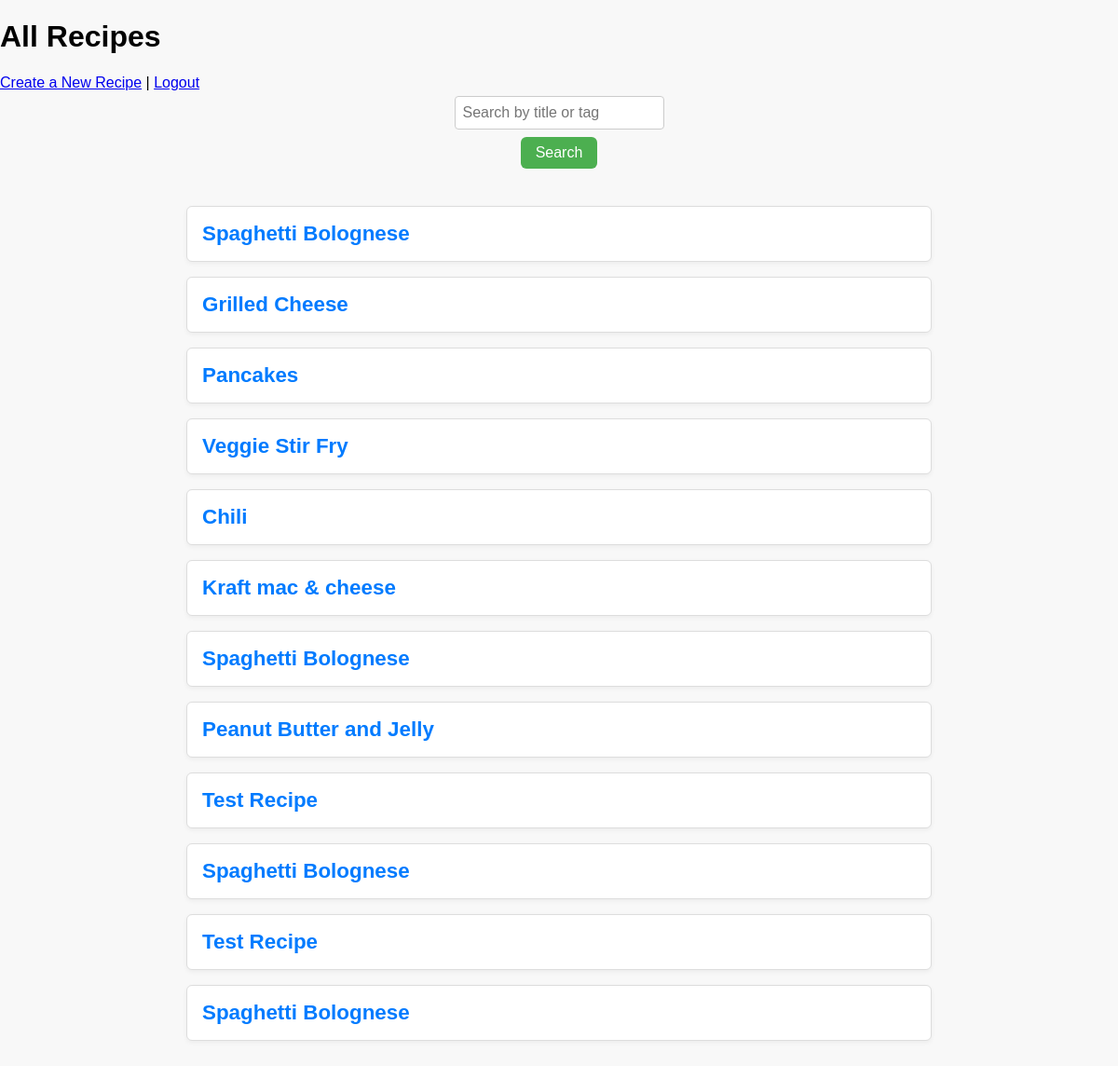
Page / (signed in) on the earlier database version.
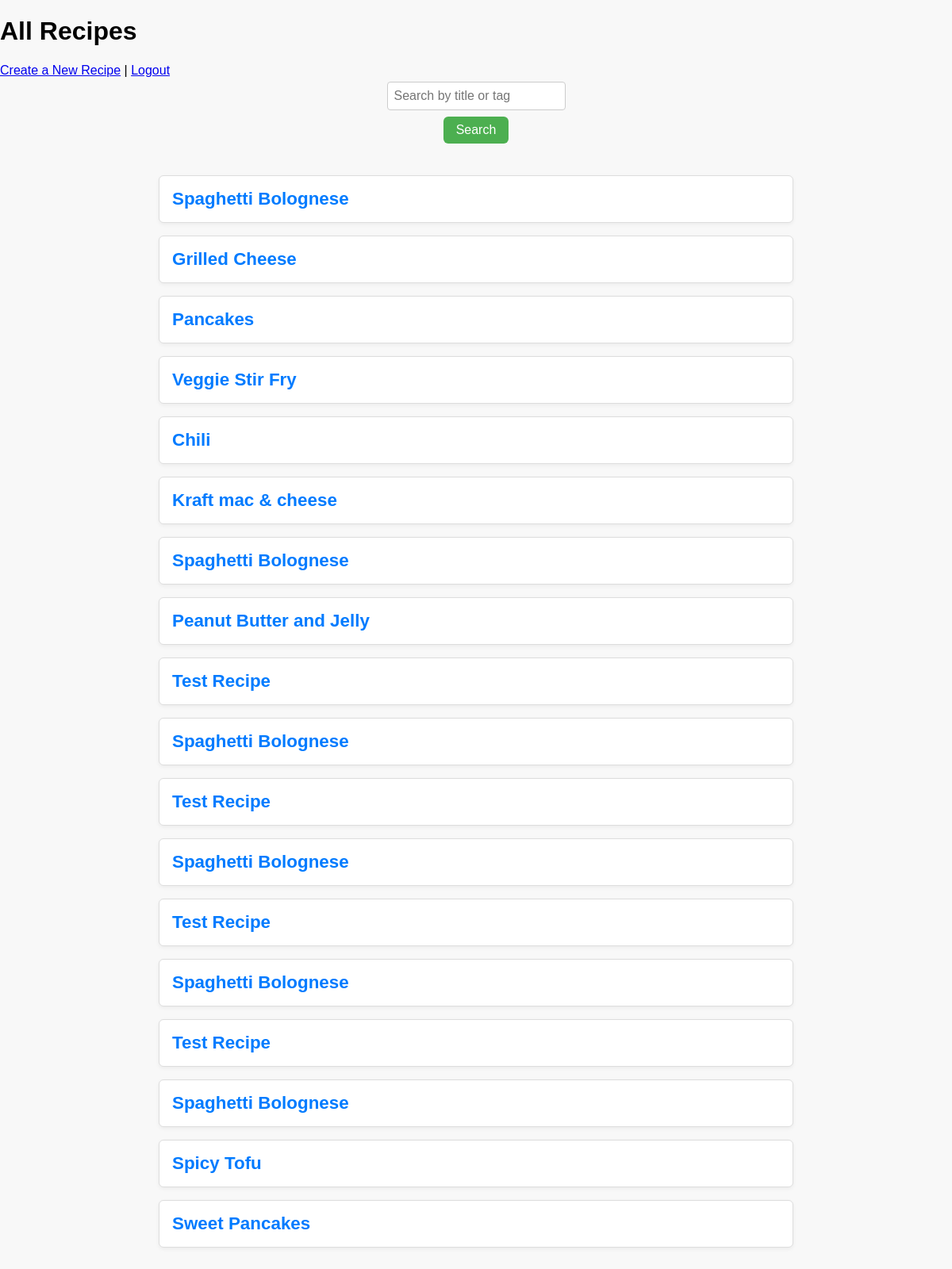
Same page on the later database version.
### tables this page shows
CREATE TABLE recipes (
            id INTEGER PRIMARY KEY AUTOINCREMENT,
            title TEXT NOT NULL,
            ingredients TEXT,
            steps TEXT,
            notes TEXT,
            tags TEXT,
            user_id INTEGER,
            forked_from INTEGER,
            FOREIGN KEY(user_id) REFERENCES users(id),
            FOREIGN KEY(forked_from) REFERENCES recipes(id)
        );

### gitgrub.py (the view)
@app.route("/")
def home():
    user_id = request.cookies.get('YourSessionCookie')
    if not user_id:
        return redirect(url_for('login'))
    user = get_user(user_id)
    if not user:
        return redirect(url_for('login'))
    query = request.args.get('q', '').strip()
    conn = sqlite3.connect(DB_PATH)
    conn.row_factory = sqlite3.Row
    cursor = conn.cursor()
    if query:
        search = f"%{query.lower()}%"
        cursor.execute("""
            SELECT * FROM recipes
            WHERE LOWER(title) LIKE ? OR LOWER(tags) LIKE ?
        """, (search, search))
    else:
        cursor.execute("SELECT * FROM recipes")
    recipes = cursor.fetchall()
    conn.close()
    return render_template('recipe_list.html', user=user, recipes=recipes)

### seed.py (called while the page is built)
def get_user(user_id):
    conn = sqlite3.connect(DB_PATH)
    cursor = conn.cursor()
    cursor.execute("SELECT id FROM users WHERE id = ?", (user_id))
    user = cursor.fetchone()
    conn.close()
    if user:
        return {
            "id": user[0]
        }
    else:
        return None

### templates/recipe_list.html (shortened to what this page needs)
<!DOCTYPE html>
<html>
<head>
    <link rel="stylesheet" href="{{ url_for('static', filename='style.css') }}">
</head>
<body>
    <h1>All Recipes</h1>
    <a href="{{ url_for('create_recipe') }}">Create a New Recipe</a> |
    <a href="{{ url_for('logout') }}">Logout</a>
<form class="search-form" action="{{ url_for('home') }}" method="get">
    <input class="search-box" type="text" name="q" placeholder="Search by title or tag" value="{{ request.args.get('q', '') }}">
    <button class="search-button" type="submit">Search</button>
</form>
   <div class="recipe-list">
  {% for recipe in recipes %}
    <div class="recipe-card">
      <h3><a href="{{ url_for('view_recipe', recipe_id=recipe['id']) }}">{{ recipe['title'] }}</a></h3>
    </div>
  {% endfor %}
</div>
</body>
</html>

### static/style.css (style rules this page uses)
body { font-family: Arial, sans-serif; background: #f8f8f8; margin: 0; padding: 0; }
form { display: flex; flex-direction: column; }
input[type="text"], textarea { padding: 8px; margin-top: 5px; border: 1px solid #ccc; border-radius: 4px; }
.recipe-list { width: 80%; max-width: 800px; margin: 40px auto; }
.recipe-card { background: white; border: 1px solid #ddd; padding: 16px; margin-bottom: 16px; border-radius: 6px; box-shadow: 0 2px 5px rgba(0,0,0,0.05); }
.recipe-card h3 { margin: 0; font-size: 1.4em; color: #333; }
.recipe-card a { text-decoration: none; color: #007bff; }
.search-form { margin-bottom: 20px; display: flex; gap: 8px; align-items: center; }
.search-box { padding: 8px 12px; border: 1px solid #ccc; border-radius: 6px; font-size: 1rem; flex: 1; }
.search-button { padding: 8px 16px; background-color: #4CAF50; color: white; border: none; border-radius: 6px; font-size: 1rem; cursor: pointer; }

Differences in the rows shown:
added recipes: title "Test Recipe"
added recipes: title "Spaghetti Bolognese"
added recipes: title "Test Recipe"
added recipes: title "Spaghetti Bolognese"
added recipes: title "Spicy Tofu"
added recipes: title "Sweet Pancakes"
